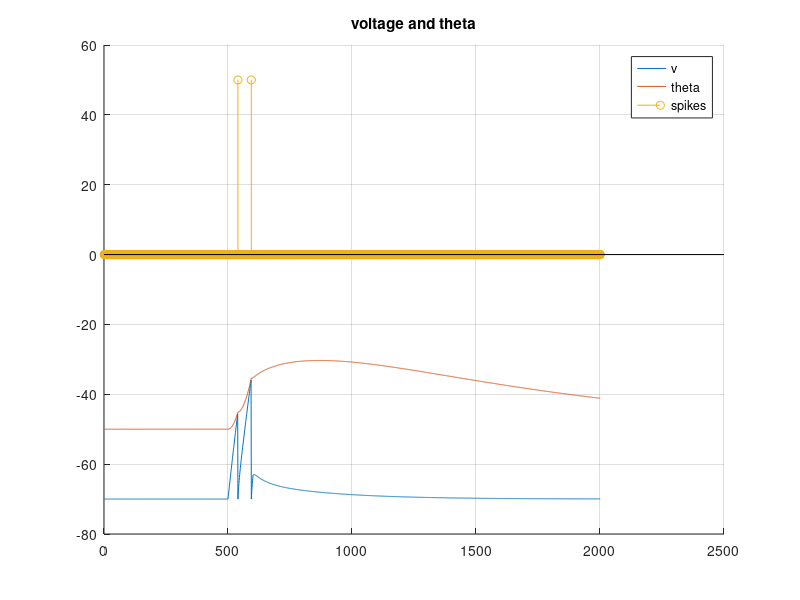

Source code (MATLAB):
% parameters
% 	# Define simulation and model parameters dictionary
% params = {'k1': 0.2,             # I₁ decay term
%           'k2': 0.02,            # I₂ decay term
%           'b': 0.01,             # Θ decay term
%           'R1': 0.0,             # I₁ update constant
%           'R2': 1.0,             # I₂ update constant
%           'El': -70.0,           # Reverse potential
%           'Vr': -70.0,           # Resting potential
%           'Thetar': -60.0,       # Resting threshold
%           'a': 0.000,            # Specifier of spike response
%           'A1': 0.0,             # I₁ additive update constant
%           'A2': 0.0,             # I₂ additive update constant
%           'G': 0.05,             # Membrane potential decay term
%           'C': 1.0,              # Membrane capacitance
%           'ThetaInf': -50.0}       # Reverse threshold
close all;
clear all;

k1=0.2;k2=0.02;b=0.01;R1=0.0;R2=1.0;
El=-70.0;Vr=-70.0;Thetar=-60.0;G=0.05;C=1.0;ThetaInf=-50.0;

t_simulate = 2000;
dt = 1; % may be 1ms
tspan = 0:dt:t_simulate;

i1 = zeros(1, length(tspan));
i2 = zeros(1, length(tspan));
v = zeros(1, length(tspan));
theta = zeros(1, length(tspan));
spikes = zeros(1, length(tspan));
iext = zeros(1, length(tspan));
% iext(1000:1020) = -10; 
iext(500:600) = 10;


a = 0.005; A1 = 10; A2 = -0.6;

% adjusting params to make voltage realistic
C = 15;
b = 0.001;
a = 0.01;


% initial conditions
i1(1) = 0.01;
i2(1) = 0.001;
v(1) =-70.0 ;
theta(1) = -50.0;

% temporrary
x = [];
for t=2:length(tspan)
    i1(t) = i1(t-1) + dt*(-k1*i1(t-1));
    i2(t) = i2(t-1) + dt*(-k2*i2(t-1));
    v(t) = v(t-1) + dt*(1/C)*(iext(t-1)+ i1(t-1) + i2(t-1) - G*(v(t-1) - El));
    theta(t) = theta(t-1) + dt*( a*(v(t-1) - El) - b*(theta(t-1) - ThetaInf)  );

    if v(t) > theta(t)
        i1(t) = R1*i1(t) + A1;
        i2(t) = R2*i2(t) + A2;
        v(t) = Vr;
        theta(t) = max(Thetar, theta(t));

        spikes(t) = 1;
       x = [x, t];
    end
end


figure
    hold on 
        plot(v)
        plot(theta)
        stem(spikes*50)
        title('voltage and theta')
        legend('v','theta','spikes')
        
    hold off
grid

a = x(1);b = length(x);c=x(end);
disp(a)
disp(c)
disp(b)
